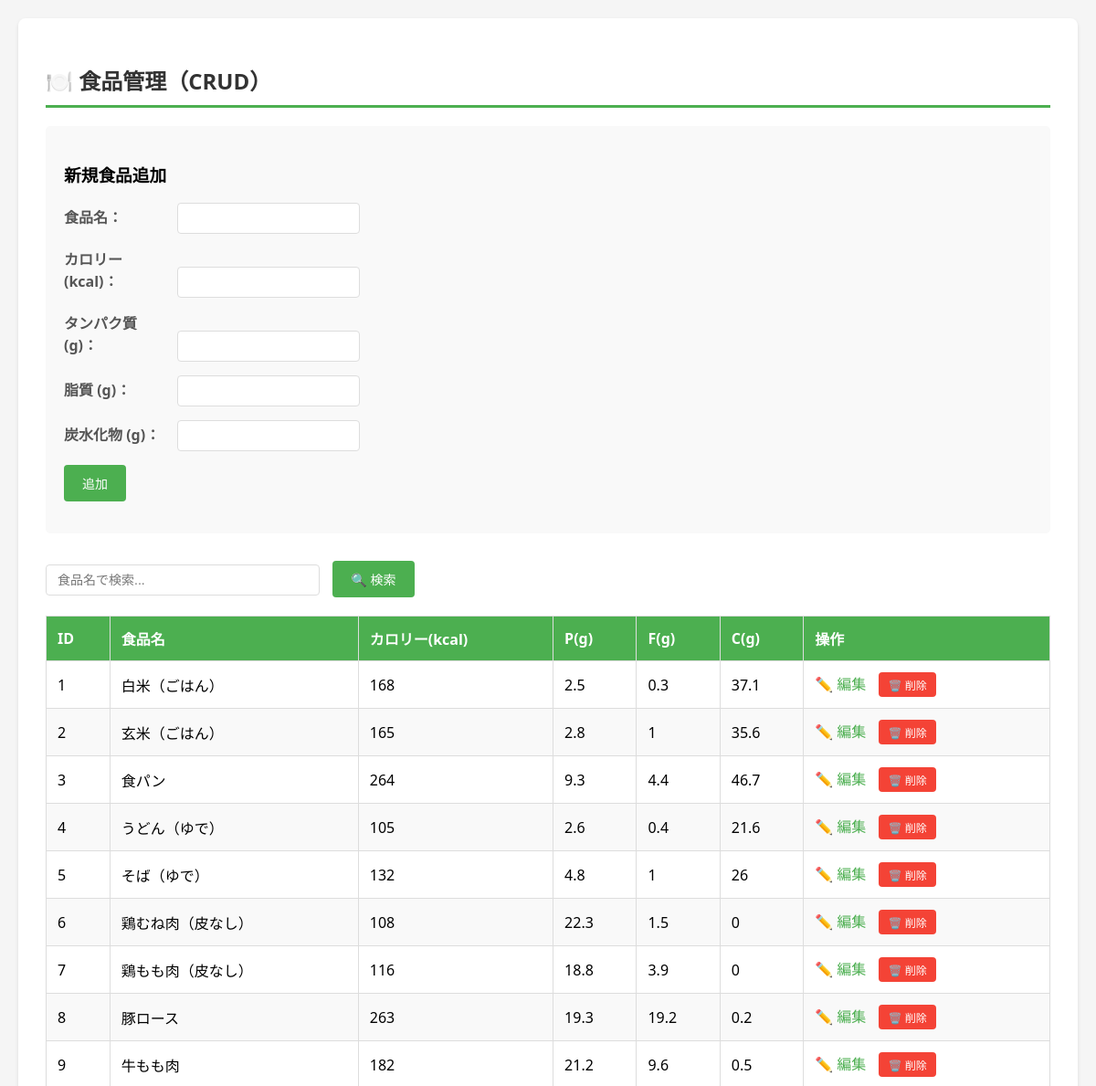
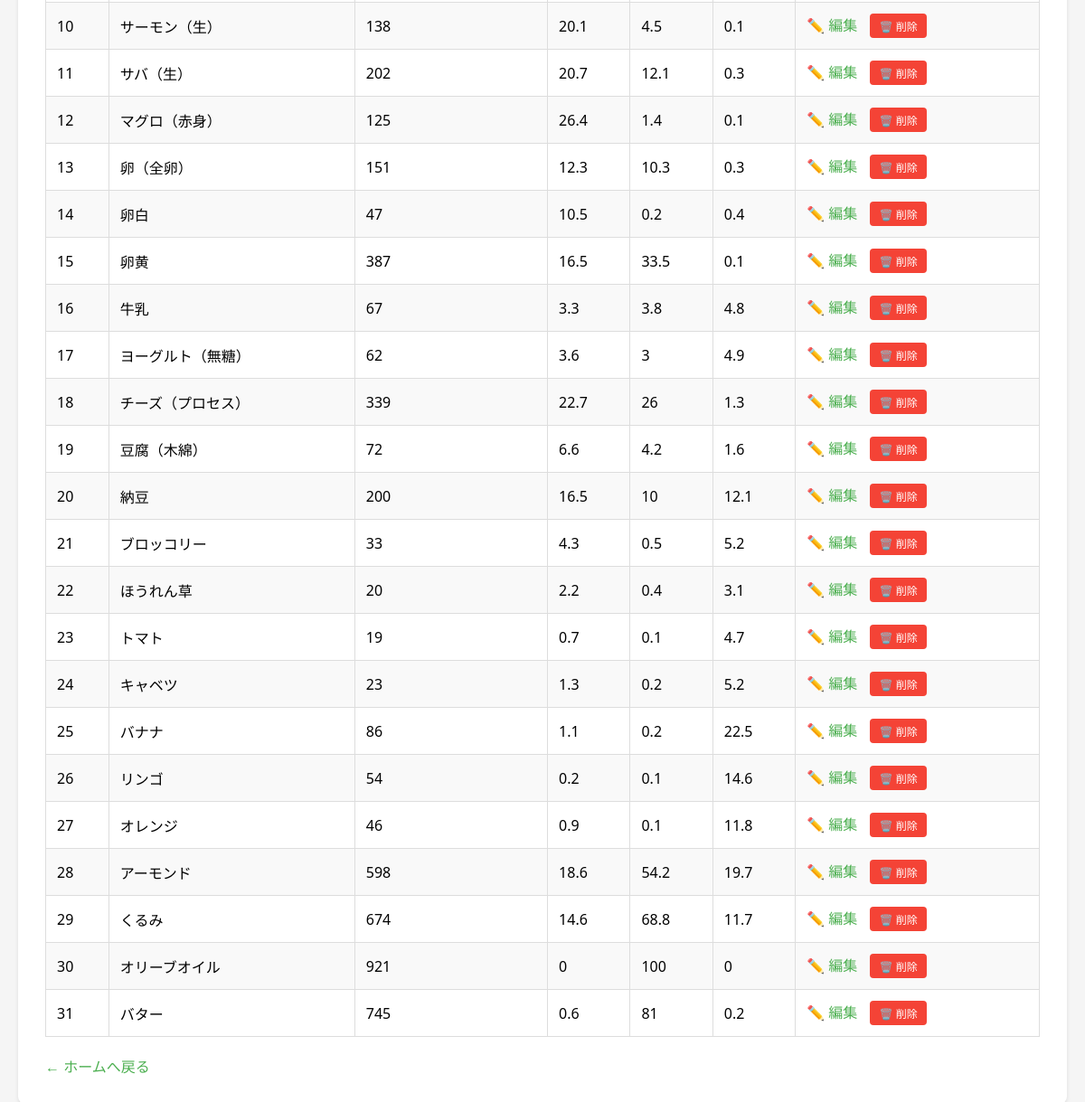
Screenshot of /src/foods.php (signed in) with the database file from the repository (2 pictures, top to bottom).
### tables this page shows
CREATE TABLE foods (
  id INT AUTO_INCREMENT PRIMARY KEY,
  name VARCHAR(100) NOT NULL,
  calorie FLOAT DEFAULT 0 COMMENT '100gあたりのカロリー(kcal)',
  protein FLOAT DEFAULT 0 COMMENT '100gあたりのタンパク質(g)',
  fat FLOAT DEFAULT 0 COMMENT '100gあたりの脂質(g)',
  carb FLOAT DEFAULT 0 COMMENT '100gあたりの炭水化物(g)',
  fiber FLOAT DEFAULT NULL COMMENT '100gあたりの食物繊維(g)',
  sugar FLOAT DEFAULT NULL COMMENT '100gあたりの糖質(g)',
  sodium FLOAT DEFAULT NULL COMMENT '100gあたりのナトリウム(mg)',
  vitamin TEXT DEFAULT NULL COMMENT 'ビタミン情報（JSON形式推奨）',
  mineral TEXT DEFAULT NULL COMMENT 'ミネラル情報（JSON形式推奨）',
  category VARCHAR(50) DEFAULT NULL COMMENT '食品カテゴリ（肉類、魚類、野菜など）',
  source VARCHAR(100) DEFAULT NULL COMMENT 'データソース（手動入力、USDA、日本食品標準成分表など）',
  barcode VARCHAR(50) DEFAULT NULL COMMENT 'バーコード（将来的な機能拡張用）',
  image_url VARCHAR(255) DEFAULT NULL COMMENT '食品画像URL',
  created_at TIMESTAMP DEFAULT CURRENT_TIMESTAMP,
  updated_at TIMESTAMP DEFAULT CURRENT_TIMESTAMP ON UPDATE CURRENT_TIMESTAMP,
  INDEX idx_name (name),
  INDEX idx_category (category),
  FULLTEXT INDEX ft_name (name)   
);

### src/foods.php (the view, shortened to what this page needs)
<?php
require "db.php";
function h($str){
    return htmlspecialchars($str, ENT_QUOTES, 'UTF-8');
}
$search = isset($_GET['search']) ? $_GET['search'] : '';
$sql = "SELECT id, name, calorie, protein, fat, carb FROM foods";
if ($search !== '') {
    $sql .= " WHERE name LIKE ?";
    $stmt = $pdo->prepare($sql);
    $stmt->execute(['%' . $search . '%']);
} else {
    $sql .= " ORDER BY id ASC";
    $stmt = $pdo->query($sql);
}
$foods = $stmt->fetchAll();
$edit_food = null;
?>
<!DOCTYPE html>
<html lang="ja">
<head>
</head>
<body>
<div class="container">
    <h2>🍽️ 食品管理（CRUD）</h2>
    <div class="form-section">
        <h3><?= $edit_food ? '食品編集' : '新規食品追加' ?></h3>
        <form method="POST">
            <div class="form-group">
                <label>食品名：</label>
                <input type="text" name="name" required
                       value="<?= $edit_food ? h($edit_food['name']) : '' ?>">
            </div>
            <div class="form-group">
                <label>カロリー (kcal)：</label>
                <input type="number" step="0.1" name="calorie" required
                       value="<?= $edit_food ? h($edit_food['calorie']) : '' ?>">
            </div>
            <div class="form-group">
                <label>タンパク質 (g)：</label>
                <input type="number" step="0.1" name="protein" required
                       value="<?= $edit_food ? h($edit_food['protein']) : '' ?>">
            </div>
            <div class="form-group">
                <label>脂質 (g)：</label>
                <input type="number" step="0.1" name="fat" required
                       value="<?= $edit_food ? h($edit_food['fat']) : '' ?>">
            </div>
            <div class="form-group">
                <label>炭水化物 (g)：</label>
                <input type="number" step="0.1" name="carb" required
                       value="<?= $edit_food ? h($edit_food['carb']) : '' ?>">
            </div>
            <div class="form-group">
                <?php if ($edit_food): ?>
                    <button type="submit" name="update">更新</button>
                    <button type="button" class="cancel" onclick="location.href='foods.php'">キャンセル</button>
                <?php else: ?>
                    <button type="submit" name="add">追加</button>
                <?php endif; ?>
            </div>
        </form>
    </div>
    <div class="search-box">
        <form method="GET">
            <input type="text" name="search" placeholder="食品名で検索..."
                   value="<?= h($search) ?>">
            <button type="submit">🔍 検索</button>
        </form>
    </div>
    <table>
        <thead>
            <tr>
                <th>ID</th>
                <th>食品名</th>
                <th>カロリー(kcal)</th>
                <th>P(g)</th>
                <th>F(g)</th>
                <th>C(g)</th>
                <th>操作</th>
            </tr>
        </thead>
        <tbody>
            <?php if (count($foods) > 0): ?>
                <?php foreach($foods as $food): ?>
                <tr>
                    <td><?= h($food['id']) ?></td>
                    <td><?= h($food['name']) ?></td>
                    <td><?= h($food['calorie']) ?></td>
                    <td><?= h($food['protein']) ?></td>
                    <td><?= h($food['fat']) ?></td>
                    <td><?= h($food['carb']) ?></td>
                    <td class="actions">
                        <a href="?edit=<?= h($food['id']) ?>">✏️ 編集</a>
                        <form method="POST" style="display:inline;"
                              onsubmit="return confirm('本当に削除しますか？');">
                            <button type="submit">🗑️ 削除</button>
                        </form>
                    </td>
                </tr>
                <?php endforeach; ?>
            <?php endif; ?>
        </tbody>
    </table>
    <a href="home.php" class="back-link">← ホームへ戻る</a>
</div>
</body>
</html>

### src/foods.php (style rules this page uses)
* { box-sizing: border-box; }
body { font-family: 'Segoe UI', Tahoma, Geneva, Verdana, sans-serif; max-width: 1200px; margin: 0 auto; padding: 20px; background: #f5f5f5; }
.container { background: white; padding: 30px; border-radius: 8px; box-shadow: 0 2px 4px rgba(0,0,0,0.1); }
h2 { color: #333; border-bottom: 3px solid #4CAF50; padding-bottom: 10px; }
.form-section { background: #f9f9f9; padding: 20px; border-radius: 5px; margin-bottom: 30px; }
.form-group { margin-bottom: 15px; }
label { display: inline-block; width: 120px; font-weight: bold; color: #555; }
input[type="text"], input[type="number"] { padding: 8px 12px; border: 1px solid #ddd; border-radius: 4px; width: 200px; font-size: 14px; }
button { padding: 10px 20px; background: #4CAF50; color: white; border: none; border-radius: 4px; cursor: pointer; font-size: 14px; margin-right: 10px; }
.search-box { margin-bottom: 20px; }
.search-box input { width: 300px; margin-right: 10px; }
table { width: 100%; border-collapse: collapse; margin-top: 20px; }
th, td { border: 1px solid #ddd; padding: 12px; text-align: left; }
th { background: #4CAF50; color: white; font-weight: bold; }
tr:nth-child(even) { background: #f9f9f9; }
.actions { white-space: nowrap; }
.actions a { margin-right: 10px; color: #4CAF50; text-decoration: none; }
.actions form { display: inline; }
.actions button { padding: 5px 10px; font-size: 12px; background: #f44336; }
.back-link { display: inline-block; margin-top: 20px; color: #4CAF50; text-decoration: none; }

### rows the page displays
foods: id "1", name "白米（ごはん）", calorie "168", protein "2.5", fat "0.3", carb "37.1"
foods: id "2", name "玄米（ごはん）", calorie "165", protein "2.8", fat "1", carb "35.6"
foods: id "3", name "食パン", calorie "264", protein "9.3", fat "4.4", carb "46.7"
foods: id "4", name "うどん（ゆで）", calorie "105", protein "2.6", fat "0.4", carb "21.6"
foods: id "5", name "そば（ゆで）", calorie "132", protein "4.8", fat "1", carb "26"
foods: id "6", name "鶏むね肉（皮なし）", calorie "108", protein "22.3", fat "1.5", carb "0"
foods: id "7", name "鶏もも肉（皮なし）", calorie "116", protein "18.8", fat "3.9", carb "0"
foods: id "8", name "豚ロース", calorie "263", protein "19.3", fat "19.2", carb "0.2"
foods: id "9", name "牛もも肉", calorie "182", protein "21.2", fat "9.6", carb "0.5"
foods: id "10", name "サーモン（生）", calorie "138", protein "20.1", fat "4.5", carb "0.1"
foods: id "11", name "サバ（生）", calorie "202", protein "20.7", fat "12.1", carb "0.3"
foods: id "12", name "マグロ（赤身）", calorie "125", protein "26.4", fat "1.4", carb "0.1"
foods: id "13", name "卵（全卵）", calorie "151", protein "12.3", fat "10.3", carb "0.3"
foods: id "14", name "卵白", calorie "47", protein "10.5", fat "0.2", carb "0.4"
foods: id "15", name "卵黄", calorie "387", protein "16.5", fat "33.5", carb "0.1"
foods: id "16", name "牛乳", calorie "67", protein "3.3", fat "3.8", carb "4.8"
foods: id "17", name "ヨーグルト（無糖）", calorie "62", protein "3.6", fat "3", carb "4.9"
foods: id "18", name "チーズ（プロセス）", calorie "339", protein "22.7", fat "26", carb "1.3"
foods: id "19", name "豆腐（木綿）", calorie "72", protein "6.6", fat "4.2", carb "1.6"
foods: id "20", name "納豆", calorie "200", protein "16.5", fat "10", carb "12.1"
foods: id "21", name "ブロッコリー", calorie "33", protein "4.3", fat "0.5", carb "5.2"
foods: id "22", name "ほうれん草", calorie "20", protein "2.2", fat "0.4", carb "3.1"
foods: id "23", name "トマト", calorie "19", protein "0.7", fat "0.1", carb "4.7"
foods: id "24", name "キャベツ", calorie "23", protein "1.3", fat "0.2", carb "5.2"
foods: id "25", name "バナナ", calorie "86", protein "1.1", fat "0.2", carb "22.5"
foods: id "26", name "リンゴ", calorie "54", protein "0.2", fat "0.1", carb "14.6"
foods: id "27", name "オレンジ", calorie "46", protein "0.9", fat "0.1", carb "11.8"
foods: id "28", name "アーモンド", calorie "598", protein "18.6", fat "54.2", carb "19.7"
foods: id "29", name "くるみ", calorie "674", protein "14.6", fat "68.8", carb "11.7"
foods: id "30", name "オリーブオイル", calorie "921", protein "0", fat "100", carb "0"
foods: id "31", name "バター", calorie "745", protein "0.6", fat "81", carb "0.2"
